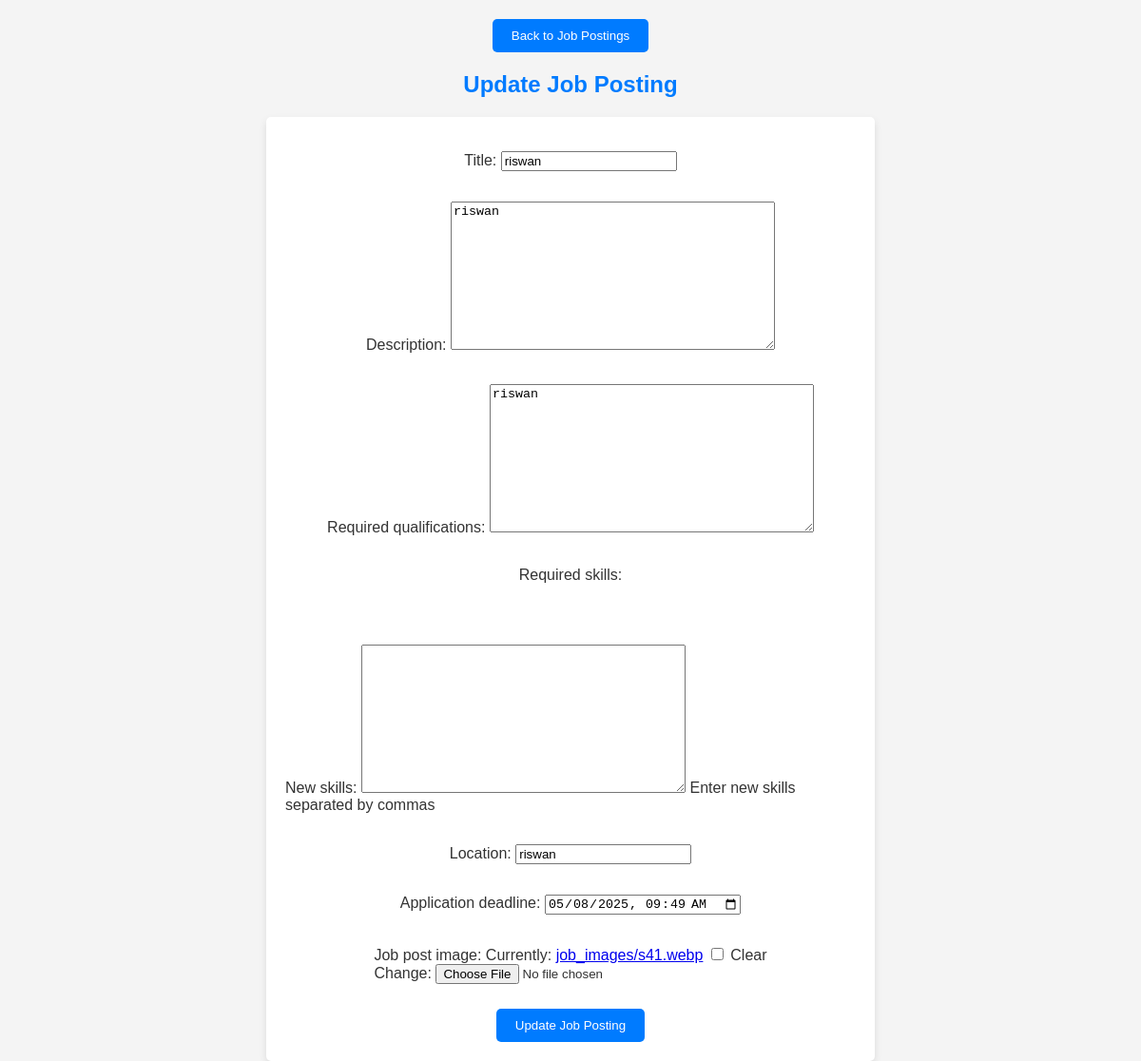
Page /jobs/2/11/edit/ (signed in) on the committed database.
### jobs/models.py (models this page shows, shortened)
class JobPosting(models.Model):
    organization = models.ForeignKey(Organization, on_delete=models.CASCADE, related_name='job_postings')
    title = models.CharField(max_length=255)
    description = models.TextField()
    required_qualifications = models.TextField()
    required_skills = models.ManyToManyField(Skill, blank=True)  # Use the same Skill model
    location = models.CharField(max_length=100)
    posted_on = models.DateTimeField(auto_now_add=True)
    application_deadline = models.DateTimeField()
    job_post_image = models.ImageField(upload_to='job_images/', blank=True, null=True)
    posted_by = models.ForeignKey(User,on_delete=models.SET_NULL,null=True,related_name='posted_jobs')

### jobs/views.py (the view)
# urls.py: path('<int:org_id>/<int:pk>/edit/', views.job_posting_update, name='job_posting_update'),
@login_required
def job_posting_update(request, org_id, pk):
    organization = get_object_or_404(Organization, id=org_id)
    job_posting = get_object_or_404(JobPosting, pk=pk, organization=organization)
    if request.user != organization.user:
        hr_role = OrganizationHR.objects.filter(
            user=request.user,
            organization=organization,
            is_active=True,
            can_post_jobs=True
        ).first()
        if not (request.user == organization.user or
           (hr_role and job_posting.posted_by == request.user)):
            return redirect('index_dashboard')
    if request.method == 'POST':
        form = JobPostingForm(request.POST, request.FILES, instance=job_posting)
        if form.is_valid():
            job_posting = form.save()
            new_skills = form.cleaned_data['new_skills']
            if new_skills:
                for skill_name in [s.strip() for s in new_skills.split(',')]:
                    skill, _ = Skill.objects.get_or_create(name=skill_name)
                    job_posting.required_skills.add(skill)
            return redirect('organization_dashboard_specific', org_id=organization.id)
    else:
        form = JobPostingForm(instance=job_posting)
    return render(request, 'jobs/job_posting_update.html', {
        'form': form,
        'organization': organization,
        'job_posting': job_posting
    })

### jobs/forms.py
class JobPostingForm(forms.ModelForm):
    application_deadline = forms.DateTimeField(
        widget=forms.DateTimeInput(attrs={'type': 'datetime-local'}),
        input_formats=['%Y-%m-%dT%H:%M'],
    )
    required_skills = forms.ModelMultipleChoiceField(queryset=Skill.objects.all(), widget=forms.CheckboxSelectMultiple, required=False)
    new_skills = forms.CharField(widget=forms.Textarea, required=False, help_text="Enter new skills separated by commas")
    class Meta:
        model = JobPosting
        fields = ['title', 'description', 'required_qualifications', 'required_skills', 'new_skills', 'location', 'application_deadline', 'job_post_image']

### jobs/templates/jobs/job_posting_update.html (shortened to what this page needs)
<!DOCTYPE html>
<html>
<head>
</head>
<body>
    <div class="btn">
        <a href="{% url 'job_posting_list' org_id=organization.id %}"><button>Back to Job Postings</button></a>
    </div>
    <h2>Update Job Posting</h2>
    <div class="form-container">
        <form method="POST" enctype="multipart/form-data">
            {{ form.as_p }}
            <button type="submit">Update Job Posting</button>
        </form>
    </div>
</body>
</html>

### jobs/templates/jobs/job_posting_update.html (style rules this page uses)
body { font-family: Arial, sans-serif; background-color: #f4f4f4; color: #333; margin: 0; padding: 0; }
.btn { text-align: center; margin: 20px; }
.btn a { text-decoration: none; }
.btn button { background-color: #007bff; color: #fff; border: none; padding: 10px 20px; border-radius: 5px; cursor: pointer; }
h2 { text-align: center; color: #007bff; margin-top: 20px; }
.form-container { width: 50%; margin: 0 auto; padding: 20px; background: #fff; border-radius: 5px; box-shadow: 0 4px 8px rgba(0, 0, 0, 0.1); }
form { display: flex; flex-direction: column; align-items: center; }
form button { background-color: #007bff; color: #fff; border: none; padding: 10px 20px; border-radius: 5px; cursor: pointer; margin-top: 10px; }

### rows in the picture
JobPosting: title "riswan", description "riswan", required_qualifications "riswan", location "riswan", application_deadline "05/08/2025 09:49"
